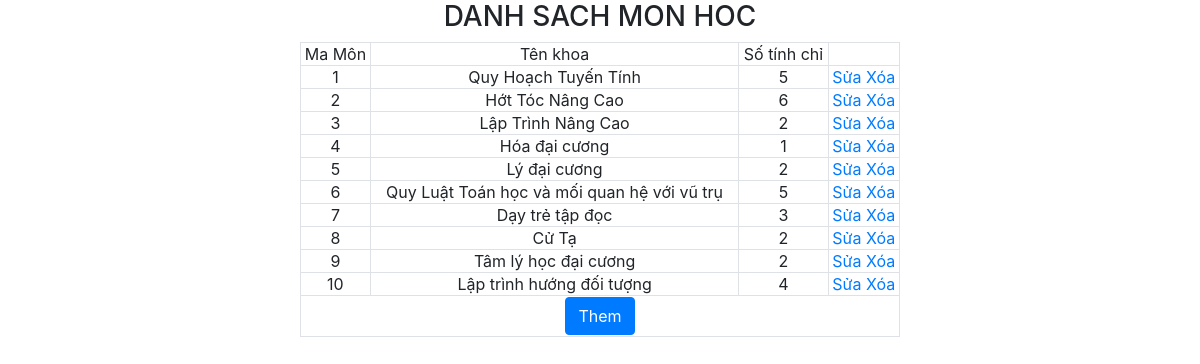
Screenshot of /monhoc.php with the database file from the repository.
### tables this page shows
CREATE TABLE `monhoc` (
  `MaMH` int(11) NOT NULL,
  `TenMH` varchar(200) NOT NULL,
  `SoTC` int(11) NOT NULL
);

### DataProvider.php (called while the page is built, shortened)
<?php
class DataProvider
{
	public static function ExecuteQuery($sql)
	{
        $host="localhost";
        $user="root";
        $password="";
		$database="qlsv";
		try{
			$connection = mysqli_connect($host,$user,$password,$database);
			mysqli_query($connection, "set names 'utf8'");
			$result = mysqli_query($connection, $sql);
			return $result;
		}catch(Exception $ex)
		{
            echo "lỗi";
			return null;
		}
	}
}
?>

### monhoc.php (the view, shortened to what this page needs)
<html>
<?php
include_once('DataProvider.php');
?>
<head>
<link rel="stylesheet" href="https://maxcdn.bootstrapcdn.com/bootstrap/4.4.1/css/bootstrap.min.css">
<link rel="stylesheet" type="text/css" href="//cdn.jsdelivr.net/npm/slick-carousel@1.8.1/slick/slick.css" />
<link rel="stylesheet" type="text/css" href="//cdn.jsdelivr.net/npm/slick-carousel@1.8.1/slick/slick-theme.css" />
</head>
<body>
<h3 class="text-center">DANH SACH MON HOC</h3>
    <table class="table-bordered text-center" style="margin:0 auto;width:50%">
        <tr>
            <td>Ma Môn</td>
            <td>Tên khoa</td>
            <td>Số tính chỉ</td>
            <td></td>
        </tr>
        <?php
        $qr="select * from monhoc";
        $result=DataProvider::ExecuteQuery($qr);
        while($row=mysqli_fetch_array($result)){
        ?>
        <tr style="margin:20px !important">
            <td><?php echo $row['MaMH'] ?></td>
            <td><?php echo $row['TenMH'] ?></td>
            <td><?php echo $row['SoTC'] ?></td>
            <td><a href="suamonhoc.php?MaMH=<?php echo $row['MaMH'] ?>" >Sửa</a>
            <a href="xoamonhoc.php?MaMH=<?php echo $row['MaMH'] ?>" >Xóa</a></td>
        </tr>
        <?php
        }
        ?>
        <tr>
        <td colspan="4"><a href="themmonhoc.php" class="btn btn-primary">Them</a></td>
        </tr>
    </table>
</body>
</html>

### monhoc.php (style rules this page uses)
table tr { padding: 50px ; }

### rows the page displays
monhoc: MaMH "1", TenMH "Quy Hoạch Tuyến Tính", SoTC "5"
monhoc: MaMH "2", TenMH "Hớt Tóc Nâng Cao", SoTC "6"
monhoc: MaMH "3", TenMH "Lập Trình Nâng Cao", SoTC "2"
monhoc: MaMH "4", TenMH "Hóa đại cương", SoTC "1"
monhoc: MaMH "5", TenMH "Lý đại cương", SoTC "2"
monhoc: MaMH "6", TenMH "Quy Luật Toán học và mối quan hệ với vũ trụ", SoTC "5"
monhoc: MaMH "7", TenMH "Dạy trẻ tập đọc", SoTC "3"
monhoc: MaMH "8", TenMH "Cử Tạ", SoTC "2"
monhoc: MaMH "9", TenMH "Tâm lý học đại cương", SoTC "2"
monhoc: MaMH "10", TenMH "Lập trình hướng đối tượng", SoTC "4"
